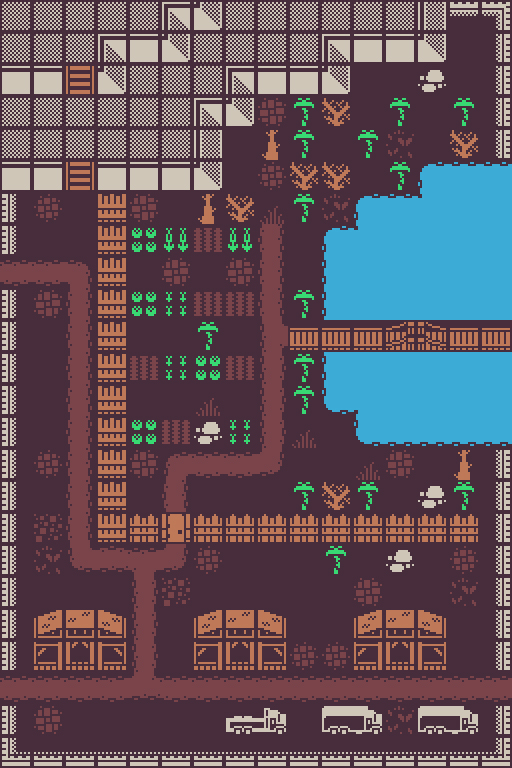

The image is a tile-based game level rendered from a .tmx file. Its description and source (layers, tilesets, objects; grid data summarised) follow:
An orthogonal 16x24 tile map with 32x32 px tiles, 2 tile layers (Ground, Tiles) and 218 objects (200x wall, 7x mob, 4x travel, 3x chest, 3x item, ...).

<map version="1.5" tiledversion="1.5.0" orientation="orthogonal" renderorder="right-down" width="16" height="24" tilewidth="32" tileheight="32" infinite="0" nextlayerid="4" nextobjectid="221">
 <tileset firstgid="1" source="../assets/32x32.tsx" />
 <layer id="1" name="Ground" width="16" height="24" locked="1">
  <data>[384 cells, 384 non-empty, 5 distinct tile ids]</data>
 </layer>
 <layer id="2" name="Tiles" width="16" height="24">
  <data>[384 cells, 295 non-empty, 44 distinct tile ids]</data>
 </layer>
 <objectgroup id="3" name="Obstacles">
  <object id="1" name="wall" x="480" y="0" width="32" height="32" />
  <object id="2" name="wall" x="480" y="32" width="32" height="32" />
  <object id="3" name="wall" x="480" y="64" width="32" height="32" />
  <object id="4" name="wall" x="480" y="96" width="32" height="32" />
  <object id="5" name="wall" x="480" y="128" width="32" height="32" />
  <object id="6" name="wall" x="512" y="160" width="32" height="32" />
  <object id="7" name="wall" x="512" y="192" width="32" height="32" />
  <object id="8" name="wall" x="512" y="224" width="32" height="32" />
  <object id="9" name="wall" x="512" y="256" width="32" height="32" />
  <object id="10" name="wall" x="512" y="288" width="32" height="32" />
  <object id="11" name="travel" x="512" y="320" width="32" height="32" />
  <object id="12" name="wall" x="512" y="352" width="32" height="32" />
  <object id="13" name="wall" x="512" y="384" width="32" height="32" />
  <object id="14" name="wall" x="512" y="416" width="32" height="32" />
  <object id="15" name="wall" x="480" y="448" width="32" height="32" />
  <object id="16" name="wall" x="480" y="480" width="32" height="32" />
  <object id="17" name="wall" x="480" y="512" width="32" height="32" />
  <object id="18" name="wall" x="480" y="544" width="32" height="32" />
  <object id="19" name="wall" x="480" y="576" width="32" height="32" />
  <object id="20" name="wall" x="480" y="608" width="32" height="32" />
  <object id="21" name="wall" x="480" y="640" width="32" height="32" />
  <object id="22" name="travel" x="512" y="672" width="32" height="32" />
  <object id="23" name="wall" x="480" y="704" width="32" height="32" />
  <object id="24" name="wall" x="480" y="736" width="32" height="32" />
  <object id="25" name="wall" x="448" y="736" width="32" height="32" />
  <object id="26" name="wall" x="416" y="736" width="32" height="32" />
  <object id="27" name="wall" x="384" y="736" width="32" height="32" />
  <object id="28" name="wall" x="352" y="736" width="32" height="32" />
  <object id="29" name="wall" x="320" y="736" width="32" height="32" />
  <object id="30" name="wall" x="288" y="736" width="32" height="32" />
  <object id="31" name="wall" x="256" y="736" width="32" height="32" />
  <object id="32" name="wall" x="224" y="736" width="32" height="32" />
  <object id="33" name="wall" x="192" y="736" width="32" height="32" />
  <object id="34" name="wall" x="160" y="736" width="32" height="32" />
  <object id="35" name="wall" x="128" y="736" width="32" height="32" />
  <object id="36" name="wall" x="96" y="736" width="32" height="32" />
  <object id="37" name="wall" x="64" y="736" width="32" height="32" />
  <object id="38" name="wall" x="32" y="736" width="32" height="32" />
  <object id="39" name="wall" x="0" y="736" width="32" height="32" />
  <object id="40" name="wall" x="0" y="704" width="32" height="32" />
  <object id="41" name="travel" x="-32" y="672" width="32" height="32" />
  <object id="42" name="wall" x="0" y="640" width="32" height="32" />
  <object id="43" name="wall" x="0" y="608" width="32" height="32" />
  <object id="44" name="wall" x="0" y="576" width="32" height="32" />
  <object id="45" name="wall" x="0" y="544" width="32" height="32" />
  <object id="46" name="wall" x="0" y="512" width="32" height="32" />
  <object id="47" name="wall" x="0" y="480" width="32" height="32" />
  <object id="48" name="wall" x="0" y="448" width="32" height="32" />
  <object id="49" name="wall" x="0" y="416" width="32" height="32" />
  <object id="50" name="wall" x="0" y="384" width="32" height="32" />
  <object id="51" name="wall" x="0" y="352" width="32" height="32" />
  <object id="52" name="wall" x="0" y="320" width="32" height="32" />
  <object id="53" name="wall" x="0" y="288" width="32" height="32" />
  <object id="54" name="travel" x="-32" y="256" width="32" height="32" />
  <object id="55" name="wall" x="0" y="224" width="32" height="32" />
  <object id="56" name="wall" x="0" y="192" width="32" height="32" />
  <object id="57" name="wall" x="0" y="160" width="32" height="32" />
  <object id="58" name="wall" x="-32" y="128" width="32" height="32" />
  <object id="60" name="wall" x="0" y="64" width="32" height="32" />
  <object id="61" name="wall" x="-32" y="96" width="32" height="32" />
  <object id="62" name="wall" x="0" y="-32" width="32" height="32" />
  <object id="63" name="wall" x="64" y="-32" width="32" height="32" />
  <object id="64" name="wall" x="32" y="-32" width="32" height="32" />
  <object id="65" name="wall" x="96" y="-32" width="32" height="32" />
  <object id="66" name="wall" x="160" y="0" width="32" height="32" />
  <object id="67" name="wall" x="128" y="-32" width="32" height="32" />
  <object id="68" name="wall" x="192" y="0" width="32" height="32" />
  <object id="69" name="wall" x="224" y="-32" width="32" height="32" />
  <object id="70" name="wall" x="256" y="-32" width="32" height="32" />
  <object id="71" name="wall" x="288" y="-32" width="32" height="32" />
  <object id="72" name="wall" x="320" y="-32" width="32" height="32" />
  <object id="73" name="wall" x="352" y="-32" width="32" height="32" />
  <object id="74" name="wall" x="384" y="-32" width="32" height="32" />
  <object id="75" name="wall" x="416" y="0" width="32" height="32" />
  <object id="76" name="wall" x="448" y="0" width="32" height="32" />
  <object id="78" name="player" x="0" y="256" width="32" height="32" />
  <object id="79" name="wall" x="480" y="416" width="32" height="32" />
  <object id="80" name="wall" x="448" y="416" width="32" height="32" />
  <object id="81" name="wall" x="416" y="416" width="32" height="32" />
  <object id="82" name="wall" x="384" y="416" width="32" height="32" />
  <object id="83" name="wall" x="352" y="416" width="32" height="32" />
  <object id="84" name="wall" x="352" y="384" width="32" height="32" />
  <object id="85" name="wall" x="320" y="384" width="32" height="32" />
  <object id="86" name="wall" x="320" y="352" width="32" height="32" />
  <object id="87" name="wall" x="352" y="352" width="32" height="32" />
  <object id="88" name="wall" x="384" y="352" width="32" height="32" />
  <object id="89" name="wall" x="384" y="384" width="32" height="32" />
  <object id="90" name="wall" x="416" y="352" width="32" height="32" />
  <object id="91" name="wall" x="416" y="384" width="32" height="32" />
  <object id="92" name="wall" x="448" y="352" width="32" height="32" />
  <object id="93" name="wall" x="448" y="384" width="32" height="32" />
  <object id="94" name="wall" x="480" y="352" width="32" height="32" />
  <object id="95" name="wall" x="480" y="384" width="32" height="32" />
  <object id="96" name="wall" x="480" y="288" width="32" height="32" />
  <object id="97" name="wall" x="448" y="288" width="32" height="32" />
  <object id="98" name="wall" x="416" y="288" width="32" height="32" />
  <object id="99" name="wall" x="384" y="288" width="32" height="32" />
  <object id="100" name="wall" x="352" y="288" width="32" height="32" />
  <object id="101" name="wall" x="320" y="288" width="32" height="32" />
  <object id="102" name="wall" x="320" y="256" width="32" height="32" />
  <object id="103" name="wall" x="352" y="256" width="32" height="32" />
  </objectgroup>
</map>
<!-- 117 of 218 objects omitted -->
